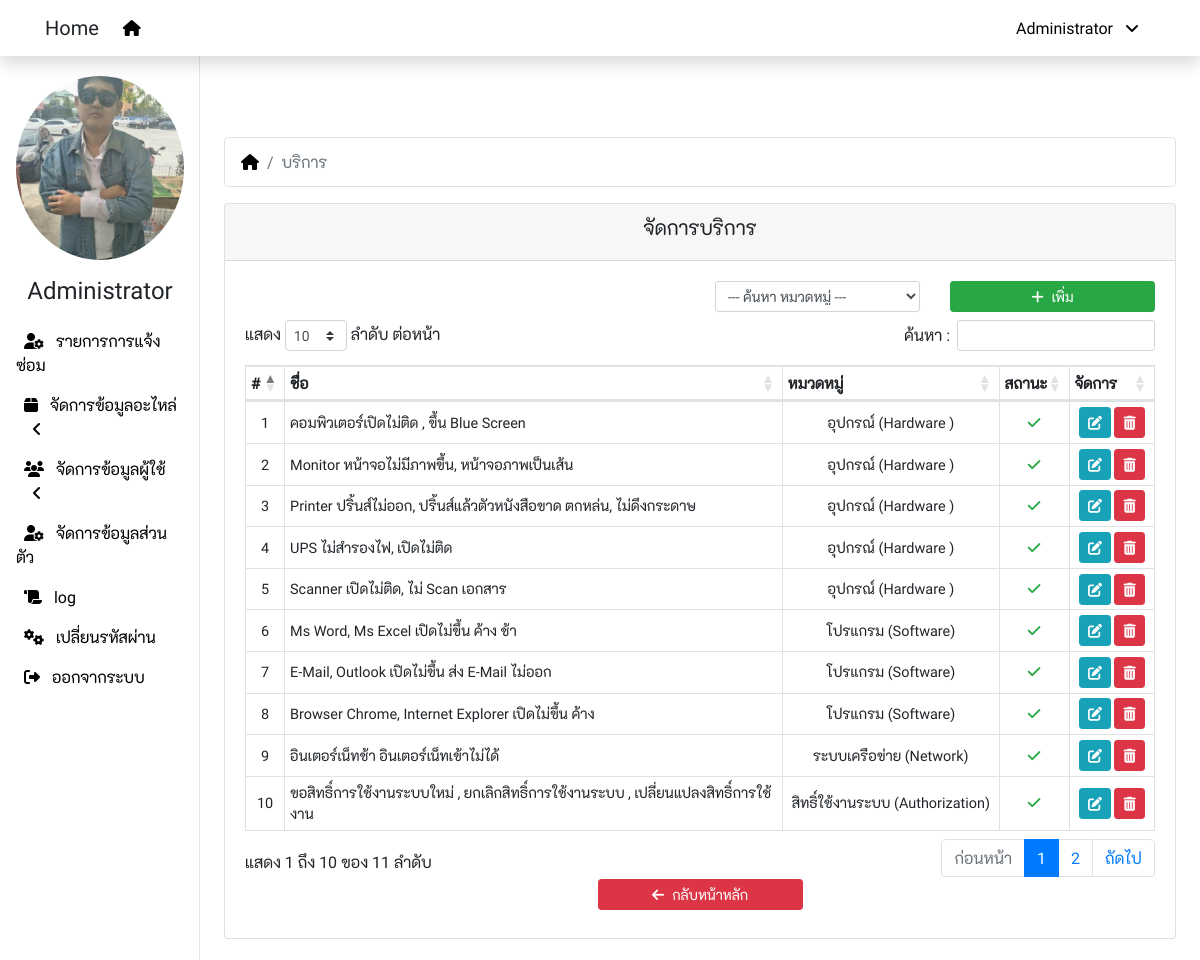
The app's page /service.php (signed in) with its own data.
### tables this page shows
CREATE TABLE `ex_user` (
  `user_id` int(11) NOT NULL,
  `user_code` varchar(20) NOT NULL,
  `user_name` varchar(100) NOT NULL,
  `user_surname` varchar(100) NOT NULL,
  `user_picture` varchar(20) NOT NULL,
  `user_nickname` varchar(50) NOT NULL,
  `dep_id` int(11) NOT NULL,
  `user_email` varchar(100) NOT NULL,
  `user_telephone` varchar(50) NOT NULL,
  `user_mobile` varchar(50) NOT NULL,
  `user_line` varchar(50) NOT NULL,
  `user_level` int(11) NOT NULL DEFAULT '1',
  `user_status` int(1) NOT NULL DEFAULT '1',
  `user_create` varchar(50) NOT NULL,
  `user_update` timestamp NOT NULL DEFAULT CURRENT_TIMESTAMP ON UPDATE CURRENT_TIMESTAMP
);

CREATE TABLE `ex_service` (
  `service_id` int(11) NOT NULL,
  `cat_id` int(11) NOT NULL,
  `service_name` varchar(200) NOT NULL,
  `service_status` int(1) NOT NULL DEFAULT '1',
  `service_create` varchar(50) NOT NULL,
  `service_update` timestamp NOT NULL DEFAULT CURRENT_TIMESTAMP ON UPDATE CURRENT_TIMESTAMP
);

CREATE TABLE `ex_category` (
  `cat_id` int(11) NOT NULL,
  `cat_name` varchar(200) NOT NULL,
  `cat_status` int(1) NOT NULL DEFAULT '1',
  `cat_create` varchar(50) NOT NULL,
  `cat_update` timestamp NOT NULL DEFAULT CURRENT_TIMESTAMP ON UPDATE CURRENT_TIMESTAMP
);

### config/function.php (called while the page is built, shortened)
<?php
  function getUserPicture($code){
    global $dbcon;
    $data = [$code];
    $sql = "SELECT user_picture FROM ex_user WHERE user_code = ?";
    $stmt = $dbcon->prepare($sql);
    $stmt->execute($data);
    $row = $stmt->fetch();
    $get = $row['user_picture'];
    return $get;
  }
  function getUserNickname($code){
    global $dbcon;
    $data = [$code];
    $sql = "SELECT user_nickname FROM ex_user WHERE user_code = ?";
    $stmt = $dbcon->prepare($sql);
    $stmt->execute($data);
    $row = $stmt->fetch();
    $get = $row['user_nickname'];
    return $get;
  }
  function getUserLevel($code){
    global $dbcon;
    $data = [$code];
    $sql = "SELECT user_level FROM ex_user WHERE user_code = ?";
    $stmt = $dbcon->prepare($sql);
    $stmt->execute($data);
    $row = $stmt->fetch();
    $get = $row['user_level'];
    return $get;
  }
  function getCategoryName($id){
    global $dbcon;
    $data = [$id];
    $sql = "SELECT cat_name FROM ex_category WHERE cat_id = ?";
    $stmt = $dbcon->prepare($sql);
    $stmt->execute($data);
    $row = $stmt->fetch();
    $get = $row['cat_name'];
    return $get;
  }
  function getFilterService($cat){
    global $dbcon;
    $filter_cat = ($cat ? '= '.$cat : 'IS NOT NULL');
    $sql = "SELECT *
      FROM ex_service
      WHERE cat_id $filter_cat
      ORDER BY cat_id ASC,service_id ASC";
    $stmt = $dbcon->prepare($sql);
    $stmt->execute();
    return $stmt;
  }
?>

### service.php (the view, shortened to what this page needs)
<?php
  include_once 'config/connection.php';
  include_once 'config/function.php';
  $act = isset($_GET['act']) ? $_GET['act'] : 'index';
?>
<!DOCTYPE html>
<html lang="en">
<head>
  <link rel="stylesheet" href="node_modules/bootstrap/dist/css/bootstrap.min.css">
  <link rel="stylesheet" href="node_modules/@fortawesome/fontawesome-pro/css/all.min.css">
  <link rel="stylesheet" href="node_modules/datatables.net-bs4/css/dataTables.bootstrap4.min.css">
  <link rel="stylesheet" href="public/css/custom.css">
</head>
<body>
  <?php include_once 'inc/navbar.php' ?>
  <div class="container-fluid">
    <div class="row">
      <?php include_once 'inc/sidemenu.php' ?>
      <main role="main" class="col-xl-10 col-md-9 ml-sm-auto px-4">
        <?php
          if($act == 'index'):
        ?>
        <nav>
          <ol class="breadcrumb bg-white border">
            <li class="breadcrumb-item">
              <a href="request.php"><i class="fas fa-home"></i></a>
            </li>
            <li class="breadcrumb-item active">
              บริการ
            </li>
          </ol>
        </nav>
        <div class="row justify-content-center">
          <div class="col-12">
            <div class="card">
              <div class="card-header">
                <h5 class="text-center">จัดการบริการ</h5>
              </div>
              <div class="card-body">
                <div class="row justify-content-end">
                  <div class="col-xl-3 col-md-6 mb-2">
                    <select class="form-control form-control-sm"
                      onChange="location = this.options[this.selectedIndex].value;">
                      <option value="service.php?cat="
                        <?php if(empty($_GET['cat'])) echo 'selected' ?>>--- ค้นหา หมวดหมู่ ---</option>
                    </select>
                  </div>
                  <div class="col-xl-3 col-md-6 mb-2">
                    <a href="?act=add" class="btn btn-success btn-sm btn-block">
                      <i class="fas fa-plus mr-2"></i>เพิ่ม
                    </a>
                  </div>
                </div>
                <div class="row justify-content-center">
                  <div class="col-12">
                    <div class="table-responsive">
                      <table id="data" class="table table-bordered table-hover table-sm">
                        <thead>
                          <tr>
                            <th>#</th>
                            <th>ชื่อ</th>
                            <th>หมวดหมู่</th>
                            <th>สถานะ</th>
                            <th>จัดการ</th>
                          </tr>
                        </thead>
                        <tbody>
                          <?php
                            $getCat = @$_GET['cat'];
                            $result = getFilterService($getCat);
                            foreach($result as $key => $row):
                          ?>
                          <tr>
                            <td><?php echo $key+1 ?></td>
                            <td class="text-left"><?php echo $row['service_name'] ?></td>
                            <td><?php echo getCategoryName($row['cat_id']) ?></td>
                            <td>
                              <?php echo ($row['service_status'] == 1
                                ? '<i class="fas fa-check text-success"></i>'
                                : '<i class="fas fa-times-circle text-danger"></i>')
                              ?>
                            </td>
                            <td>
                              <a href="?act=edit&id=<?php echo $row['service_id'] ?>" class="btn btn-info btn-sm">
                                <i class="fas fa-edit"></i>
                              </a>
                              <a class="btn btn-danger btn-sm" href="?act=delete&id=<?php echo $row['service_id'] ?>"
                                  onClick="return confirm('Are you sure?');">
                                  <i class="fas fa-trash-alt"></i>
                              </a>
                            </td>
                          </tr>
                          <?php
                            endforeach;
                          ?>
                        </tbody>
                      </table>
                    </div>
                  </div>
                  <div class="col-sm-3 pb-2">
                    <a class="btn btn-danger btn-sm btn-block" href="request.php">
                      <i class="fa fa-arrow-left pr-2"></i>กลับหน้าหลัก
                    </a>
                  </div>
                </div>
              </div>
            </div>
          </div>
        </div>
        <?php
          endif;
        ?>
      </main>
    </div>
  </div>
</body>
</html>

### inc/navbar.php (shortened to what this page needs)
<nav class="navbar navbar-expand-lg bg-white fixed-top flex-md-nowrap shadow">
  <div class="container">
    <span class="navbar-brand">Home</span>
    <div class="collapse navbar-collapse" id="navbarMenu">
      <ul class="navbar-nav mr-auto">
        <li class="nav-item">
          <a class="nav-link" href="request.php">
            <i class="fas fa-home"></i>
          </a>
        </li>
      </ul>
      <ul class="navbar-nav ml-auto">
        <li class="nav-item dropdown">
          <a class="nav-link" href="javascript:void(0)" data-toggle="dropdown">
            <?php echo getUserNickname($_SESSION['user_code']) ?>
            <i class="fa fa-angle-down px-2"></i>
          </a>
        </li>
      </ul>
    </div>
  </div>
</nav>

### inc/sidemenu.php (shortened to what this page needs)
<nav class="col-xl-2 col-md-3 d-none d-md-block sidebar">
  <div class="sidebar-sticky">
    <ul class="nav flex-column">
      <li class="nav-item">
        <img class="nav-link img-fluid picture-profile mx-auto d-block"
          src="public/images/users/<?php echo getUserPicture($_SESSION['user_code']) ?>" alt="">
      </li>
      <li class="nav-item">
        <h4 class="nav-link text-center">
          <?php echo getUserNickname($_SESSION['user_code']) ?>
        </h4>
      </li>
      <?php
        $profile = strpos($_SERVER['PHP_SELF'], "profile.php");
        $chgpwd = strpos($_SERVER['PHP_SELF'], "change_pwd.php");
        $computers = strpos($_SERVER['PHP_SELF'], "computers.php");
        $software = strpos($_SERVER['PHP_SELF'], "software.php");
        $check_level = getUserLevel($_SESSION['user_code']);
      ?>
      <?php if($check_level == 69 || $check_level == 99): ?>
        <li class="nav-item">
          <li class="nav-item <?php if($computers || $software) echo 'active' ?>">
            <a class="nav-link" href="manage1.php">
              <i class="fas fa-user-cog px-2"></i>
              รายการการแจ้งซ่อม
            </a>
          </li>
          <a class="nav-link" data-toggle="collapse" href="#sub_dashboard2">
            <i class="fas fa-box px-2"></i>
             จัดการข้อมูลอะไหล่
            <i class="fas fa-angle-<?php echo ($profile || $chgpwd ? 'down' : 'left') ?> px-3"></i>
          </a>
          <li class="nav-item">
            <a class="nav-link" data-toggle="collapse" href="#sub_dashboard">
              <i class="fas fa-users px-2"></i>
              จัดการข้อมูลผู้ใช้
              <i class="fas fa-angle-<?php echo ($profile || $chgpwd ? 'down' : 'left') ?> px-3"></i>
            </a>
          </li>
        </li>
        <li class="nav-item <?php if($computers || $software) echo 'active' ?>">
          <a class="nav-link" href="profile.php">
            <i class="fas fa-user-cog px-2"></i>
            จัดการข้อมูลส่วนตัว
          </a>
        </li>
        <li class="nav-item <?php if($computers || $software) echo 'active' ?>">
          <a class="nav-link" href="log.php">
            <i class="fas fa-scroll px-2"></i>
            log
          </a>
        </li>
        <li class="nav-item <?php if($computers || $software) echo 'active' ?>">
          <a class="nav-link" href="change_pwd.php">
            <i class="fas fa-cogs px-2"></i>
            เปลี่ยนรหัสผ่าน
          </a>
        </li>
        <li class="nav-item <?php if($computers || $software) echo 'active' ?>">
          <a class="nav-link" href="logout.php">
            <i class="fas fa-sign-out-alt px-2"></i>
            ออกจากระบบ
          </a>
        </li>
      <?php
        endif;
      ?>
    </ul>
  </div>
</nav>

### public/css/custom.css (style rules this page uses)
body { font-family: 'robotoregular', 'k2dregular', Tahoma; }
td, tr { white-space: normal; text-align: center; vertical-align: middle !important; font-size: 0.95em; }
a { color: #000; }
.active , .active a { color: #DC3545; }
.sidebar { position: fixed; top: 0; bottom: 0; left: 0; z-index: 100; padding: 60px 0 0; box-shadow: inset -1px 0 0 rgba(0, 0, 0, .1); }
.sidebar-sticky { position: relative; top: 0; height: calc(100vh - 60px); padding-top: .5rem; overflow-x: hidden; overflow-y: auto; }
.picture-profile { width: 200px; height: 200px; border-radius: 50%; object-fit: cover; }
[role="main"] { padding-top: 80px; }

### records on screen
ex_user: user_nickname "Administrator", user_picture (picture)
ex_service: service_name "คอมพิวเตอร์เปิดไม่ติด , ขึ้น Blue Screen", cat.cat_name "อุปกรณ์ (Hardware )", service_status 1 (drawn)
ex_service: service_name "Monitor หน้าจอไม่มีภาพขึ้น, หน้าจอภาพเป็นเส้น", cat.cat_name "อุปกรณ์ (Hardware )", service_status 1 (drawn)
ex_service: service_name "Printer ปริ้นส์ไม่ออก, ปริ้นส์แล้วตัวหนังสือขาด ตกหล่น, ไม่ดึงกระดาษ", cat.cat_name "อุปกรณ์ (Hardware )", service_status 1 (drawn)
ex_service: service_name "UPS ไม่สำรองไฟ, เปิดไม่ติด", cat.cat_name "อุปกรณ์ (Hardware )", service_status 1 (drawn)
ex_service: service_name "Scanner เปิดไม่ติด, ไม่ Scan เอกสาร", cat.cat_name "อุปกรณ์ (Hardware )", service_status 1 (drawn)
ex_service: service_name "Ms Word, Ms Excel เปิดไม่ขึ้น ค้าง ช้า", cat.cat_name "โปรแกรม (Software)", service_status 1 (drawn)
ex_service: service_name "E-Mail, Outlook เปิดไม่ขึ้น ส่ง E-Mail ไม่ออก", cat.cat_name "โปรแกรม (Software)", service_status 1 (drawn)
ex_service: service_name "Browser Chrome, Internet Explorer เปิดไม่ขึ้น ค้าง", cat.cat_name "โปรแกรม (Software)", service_status 1 (drawn)
ex_service: service_name "อินเตอร์เน็ทช้า อินเตอร์เน็ทเข้าไม่ได้", cat.cat_name "ระบบเครือข่าย (Network)", service_status 1 (drawn)
ex_service: service_name "ขอสิทธิ์การใช้งานระบบใหม่ , ยกเลิกสิทธิ์การใช้งานระบบ , เปลี่ยนแปลงสิทธิ์การใช้งาน", cat.cat_name "สิทธิ์ใช้งานระบบ (Authorization)", service_status 1 (drawn)
